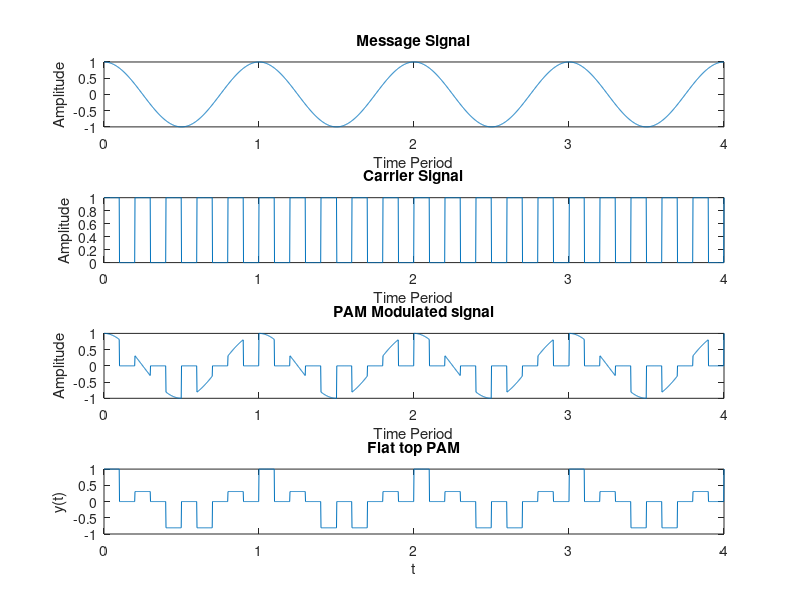

Reproduce this figure in MATLAB.
% clc;
% close all;
% clear all;
% a = input("Enter amplitude : ");
% f = input("Enter the frequency : ");
% t = 0 : 0.02 : 2;
% x1 = 1;
% x2 = a*sin(2*pi*f*t);
% y = x1.*x2;
% subplot(3,1,1);
% stem(x1);
% title('Impulse Signal')
% ylabel('Amplitude')
% subplot(3,1,2)
% plot(t,x2);
% title('Sine wave');
% 
% subplot(3,1,3)
% stem(t,y);
% title('PAM Wave');
% xlabel('Time');
% ylabel('Amplitude')


fc= 5
fm= 1
fs= 100*fc
t=0:1/fs:4/fm;
Msg_sgl= cos(2*pi*fm*t);
Carr_sgl= 0.5*square(2*pi*fc*t)+0.5
Mod_sgl= Msg_sgl.*Carr_sgl;
tt= [];
for i=1:length(Mod_sgl);
    if Mod_sgl(i)==0;
        tt=[tt,Mod_sgl(i)];
    else
        tt=[tt,Mod_sgl(i)+2];
    end
end
figure(1)
subplot(4,1,1);
plot(t,Msg_sgl);
title('Message Signal');
xlabel('Time Period');
ylabel('Amplitude');
subplot(4,1,2);
plot(t,Carr_sgl);
title('Carrier Signal')
xlabel('Time Period');
ylabel('Amplitude');
subplot(4,1,3);
plot(t,Mod_sgl);
title('PAM Modulated signal')
xlabel('Time Period');
ylabel('Amplitude');
for i = 2:length(t)%samples under t
    if Carr_sgl(i)== 1&&Carr_sgl(i-1) ==0 % if the rising edge id detected
        Mod_sgl(i)==Carr_sgl(i)* Msg_sgl(i);%sampling occures
%no change in level
    elseif Carr_sgl(i)==1 && Carr_sgl(i-1)==1%and while the carrier signal is 1
        Mod_sgl(i)=Mod_sgl(i-1);% the value of y1 remains constant
    else
       Mod_sgl(i)=0;%otherwise zero
    end
end
subplot(4,1,4),plot(t,Mod_sgl) %flat top pam
xlabel('t');
ylabel('y(t)');
title('Flat top PAM');